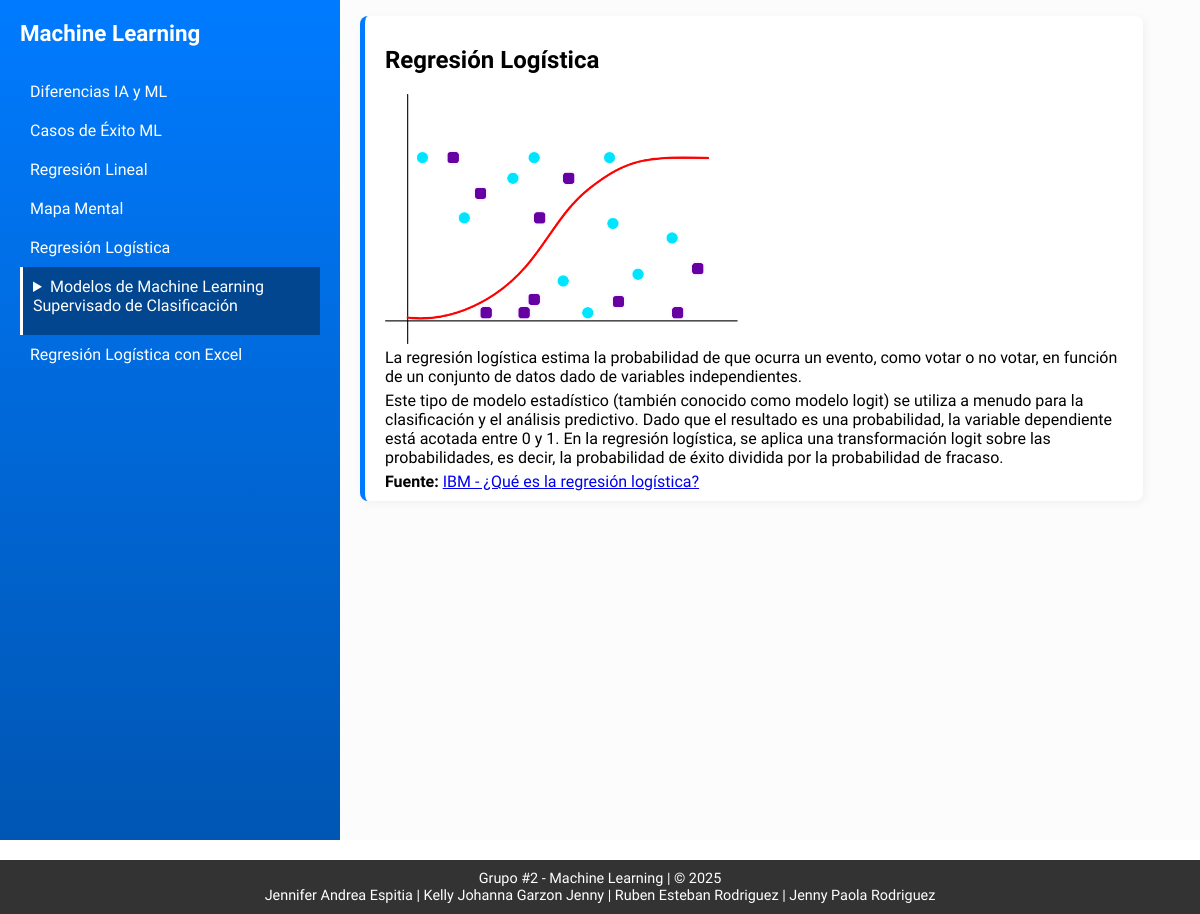
/modelo-supervisado/1, run on the app's committed database.
### tables this page shows
CREATE TABLE modelos (
        id INTEGER PRIMARY KEY AUTOINCREMENT,
        nombre TEXT NOT NULL,
        descripcion TEXT NOT NULL,
        nombre_de_fuente TEXT NOT NULL,
        fuente TEXT NOT NULL,
        grafico TEXT
    );

### app.py (the view)
@app.route('/modelo-supervisado/<int:modelo_id>')
def mostrar_modelo(modelo_id):
    cur = get_db().cursor()
    cur.execute("SELECT * FROM modelos WHERE id = ?", (modelo_id,))
    modelo = cur.fetchone()
    return render_template('modelos-supervisados.html', modelo=modelo)

### app.py (called while the page is built)
def get_db():
    db = getattr(g, '_database', None)
    if db is None:
        db = g._database = sqlite3.connect(DATABASE)
    return db

@app.teardown_appcontext
def close_connection(exception):
    db = getattr(g, '_database', None)
    if db is not None:
        db.close()

### templates/modelos-supervisados.html (shortened to what this page needs)
<!DOCTYPE html>
<html lang="es">
<head>
    <link rel="stylesheet" href="{{ url_for('static', filename='main.css') }}">
    <link rel="stylesheet" href="{{ url_for('static', filename='modelos.css') }}">
</head>
<body>
    <div class="container">
        <nav class="container__sidebar">
            <h1>Machine Learning</h1>
            <ul>
                <li><a href="/diferencias-ia-ml">Diferencias IA y ML</a></li>
                <li><a href="/casos-de-exito-ml">Casos de Éxito ML</a></li>
                <li><a href="/regresion-lineal">Regresión Lineal</a></li>
                <li><a href="/mapa-mental">Mapa Mental</a></li>
                <li><a href="/regresion-logistica">Regresión Logística</a></li>
                <details class="active">
                  <summary>Modelos de Machine Learning Supervisado de Clasificación</summary>
                </details>
                <li><a href="/regresion-logistica-excel">Regresión Logística con Excel</a></li>
            </ul>
        </nav>
        <main class="container__content">
            <section class="intro nmb">
                <h1>{{ modelo[1] }}</h1>
                {% if modelo[5] %}
                  <img src="{{ url_for('static', filename='images/' + modelo[5]) }}" alt="Gráfico del modelo" class="model-img">
                {% endif %}
                <div class="model-description">{{ modelo[2]|safe }}</div>
                <p><strong>Fuente:</strong> <a href="{{ modelo[4] }}" target="_blank">{{ modelo[3] }}</a></p>
            </section>
        </main>
    </div>
    <footer>
        <p>Grupo #2 - Machine Learning | &copy; 2025</p>
        <p>Jennifer Andrea Espitia | Kelly Johanna Garzon Jenny | Ruben Esteban Rodriguez | Jenny Paola Rodriguez</p>
    </footer>
</html>

### static/main.css (style rules this page uses)
body { font-family: "Nunito Sans", sans-serif; margin: 0; padding: 0; }
.container__sidebar { width: 300px; max-width: 300px; background: linear-gradient(to bottom, #007bff, #0056b3); color: white; padding: 20px; display: flex; flex-direction: column; align-items: start; gap: 10px; min-height: 100vh; position: sticky; top: 0; }
.container__sidebar h1 { color: white; font-size: 1.4rem; margin: 0; }
.container__sidebar ul { list-style: none; padding: 0; width: 100%; }
.container__sidebar details summary { margin-bottom: 10px; padding: 10px; transition: all .4s ease-in-out; }
.container__sidebar ul li { padding: 10px; }
.container__sidebar ul li a { color: white; text-decoration: none; font-size: 1rem; display: block; width: 100%; transition: all .4s ease-in-out; }
.container__sidebar details.active { background-color: #01468f; border-left: 3px solid white; }
.container { display: flex; column-gap: 20px; overflow-y: auto; background-color: #fcfcfc; }
.container__content { display: flex; flex-wrap: wrap; flex-direction: column; margin: 16px 0 0 0; width: calc(100vw - 380px); gap: 24px; min-height: 80vh; align-items: start; }
.intro { width: 90%; max-width: 90vw; margin: 0 0 24px 0; padding: 10px 20px; border-left: 5px solid #007bff; box-shadow: 2px 2px 10px rgba(0, 0, 0, 0.05); text-align: left; background: white; border-radius: 8px; }
.intro.nmb { margin-bottom: 0; }
p, h3 { margin: 0; }
footer { background-color: #333; color: white; padding: 10px; margin-top: 20px; font-size: 0.9rem; text-align: center; }

### static/modelos.css (style rules this page uses)
.model-description p { margin: 0 0 5px 0; }
.model-img { height: 250px; }

### data on the page
modelos: nombre "Regresión Logística", grafico (picture), descripcion "La regresión logística estima la probabilidad de que ocurra un evento, como votar o no votar, en función de un conjunto de datos dado de variables independientes. Este tipo de modelo estadístico (también conocido como modelo logit) se utiliza a menudo para la clasificación y el análisis predictivo. Dado que el resultado es una probabilidad, la variable dependiente está acotada entre 0 y 1. En la regresión logística, se aplica una transformación logit sobre las probabilidades, es decir, la probabilidad de éxito dividida por la probabilidad de fracaso.", nombre_de_fuente "IBM - ¿Qué es la regresión logística?"
